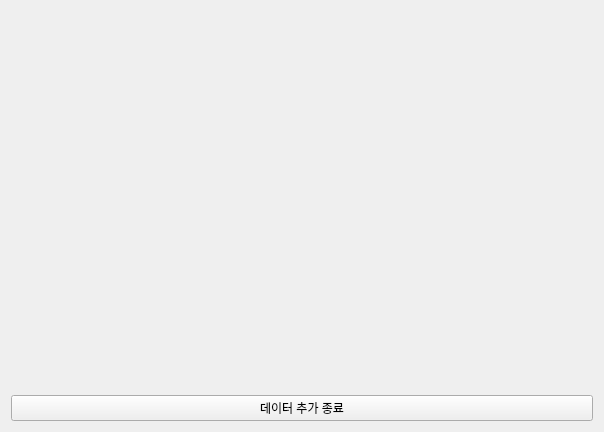
<?xml version="1.0" encoding="UTF-8"?>
<ui version="4.0">
 <class>MainWindow</class>
 <widget class="QMainWindow" name="MainWindow">
  <property name="geometry">
   <rect>
    <x>0</x>
    <y>0</y>
    <width>604</width>
    <height>432</height>
   </rect>
  </property>
  <property name="windowTitle">
   <string>MainWindow</string>
  </property>
  <widget class="QWidget" name="centralWidget">
   <layout class="QGridLayout" name="gridLayout">
    <item row="0" column="0">
     <widget class="QCustomPlot" name="plot" native="true"/>
    </item>
    <item row="1" column="0">
     <widget class="QPushButton" name="pbStop">
      <property name="text">
       <string>데이터 추가 종료</string>
      </property>
     </widget>
    </item>
   </layout>
  </widget>
 </widget>
 <layoutdefault spacing="6" margin="11"/>
 <customwidgets>
  <customwidget>
   <class>QCustomPlot</class>
   <extends>QWidget</extends>
   <header>qcustomplot/qcustomplot.h</header>
   <container>1</container>
  </customwidget>
 </customwidgets>
 <resources/>
 <connections/>
</ui>
